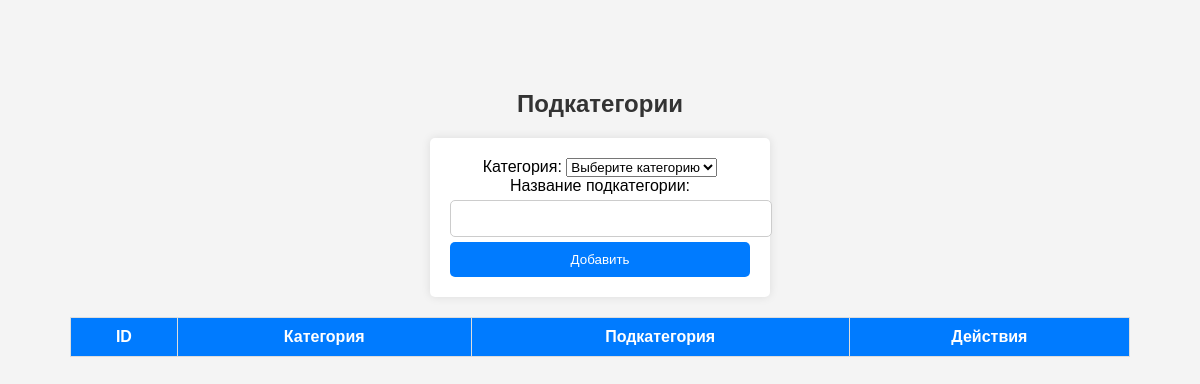
The page /admin/subcategories.php (signed in) on the database as committed earlier.
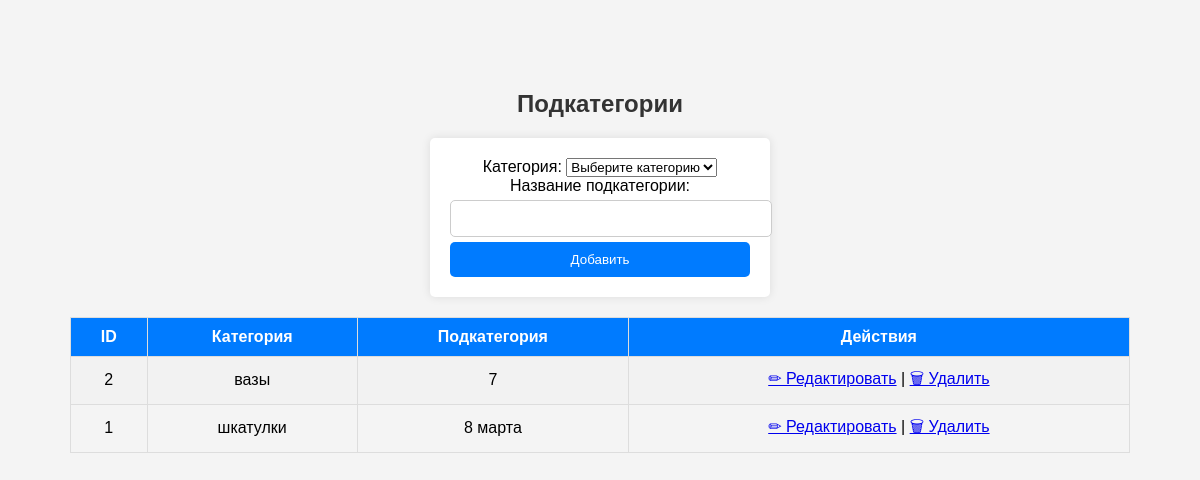
The same page on the database as committed later.
### tables this page shows
CREATE TABLE `subcategories` (
  `id` int(11) NOT NULL AUTO_INCREMENT,
  `category_id` int(11) NOT NULL,
  `name` varchar(100) NOT NULL,
  PRIMARY KEY (`id`),
  KEY `category_id` (`category_id`),
  CONSTRAINT `subcategories_ibfk_1` FOREIGN KEY (`category_id`) REFERENCES `categories` (`id`) ON DELETE CASCADE
);

CREATE TABLE `categories` (
  `id` int(11) NOT NULL AUTO_INCREMENT,
  `name` varchar(100) NOT NULL,
  PRIMARY KEY (`id`),
  UNIQUE KEY `name` (`name`)
);

### admin/subcategories.php (the view, shortened to what this page needs)
<?php
require_once '../database/db.php';
$subcategories = $conn->query("SELECT s.*, c.name AS category_name
                               FROM subcategories s
                               JOIN categories c ON s.category_id = c.id
                               ORDER BY c.name, s.name")->fetchAll(PDO::FETCH_ASSOC);
?>
<!DOCTYPE html>
<html lang="ru">
<head>
    <link rel="stylesheet" href="styles.css">
</head>
<body>
<h2>Подкатегории</h2>
<form method="POST">
    <label>Категория:</label>
    <select name="category_id" required>
        <option value="">Выберите категорию</option>
    </select>
    <label>Название подкатегории:</label>
    <input type="text" name="name" required>
    <button type="submit">Добавить</button>
</form>
<table border="1">
    <tr>
        <th>ID</th>
        <th>Категория</th>
        <th>Подкатегория</th>
        <th>Действия</th>
    </tr>
    <?php foreach ($subcategories as $sub): ?>
    <tr>
        <td><?= $sub['id']; ?></td>
        <td><?= htmlspecialchars($sub['category_name']); ?></td>
        <td><?= htmlspecialchars($sub['name']); ?></td>
        <td>
        <a href="edit_subcategory.php?id=<?= $sub['id']; ?>">✏ Редактировать</a> |
            <a href="delete_subcategory.php?id=<?= $sub['id']; ?>" onclick="return confirm('Удалить подкатегорию?');">🗑 Удалить</a>
        </td>
    </tr>
    <?php endforeach; ?>
</table>
</body>
</html>

### admin/styles.css (style rules this page uses)
body { font-family: Arial, sans-serif; margin: 20px; }
h2 { color: #333; }
body { font-family: Arial, sans-serif; background-color: #f4f4f4; text-align: center; padding: 50px; }
form { background: white; padding: 20px; max-width: 300px; margin: auto; border-radius: 5px; box-shadow: 0px 0px 10px rgba(0, 0, 0, 0.1); }
input { width: 100%; padding: 10px; margin: 5px 0; border: 1px solid #ccc; border-radius: 5px; }
button { width: 100%; padding: 10px; background: #007bff; color: white; border: none; border-radius: 5px; cursor: pointer; }
table { width: 100%; border-collapse: collapse; margin-top: 20px; }
th, td { border: 1px solid #ddd; padding: 10px; text-align: center; }
th { background-color: #007bff; color: white; }
tr:nth-child(even) { background-color: #f2f2f2; }

Rows that differ between the two databases and show on the page:
added subcategories: id "2", category.name "вазы", name "7"
added subcategories: id "1", category.name "шкатулки", name "8 марта"
